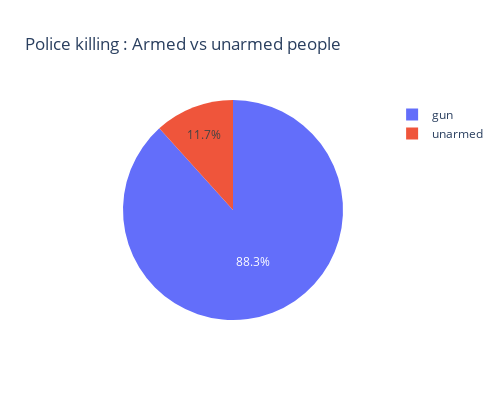

Notebook source saved alongside this figure:
### Code cell
px.pie(armes_df, names='armed', values='count', title='Police killing : Armed vs unarmed people', width=500, height=400)

### Figure 1 — Plotly figure (JSON) as saved in the notebook; plotly's stock layout.template omitted (floating-point values rounded to 4 significant figures)
{"data": [{"domain": {"x": [0, 1], "y": [0, 1]}, "hovertemplate": "armed=%{label}<br>count=%{value}<extra></extra>", "labels": ["gun", "unarmed"], "legendgroup": "", "name": "", "showlegend": true, "type": "pie", "values": [1247, 165]}], "layout": {"height": 400, "legend": {"tracegroupgap": 0}, "title": {"text": "Police killing : Armed vs unarmed people"}, "width": 500}}
